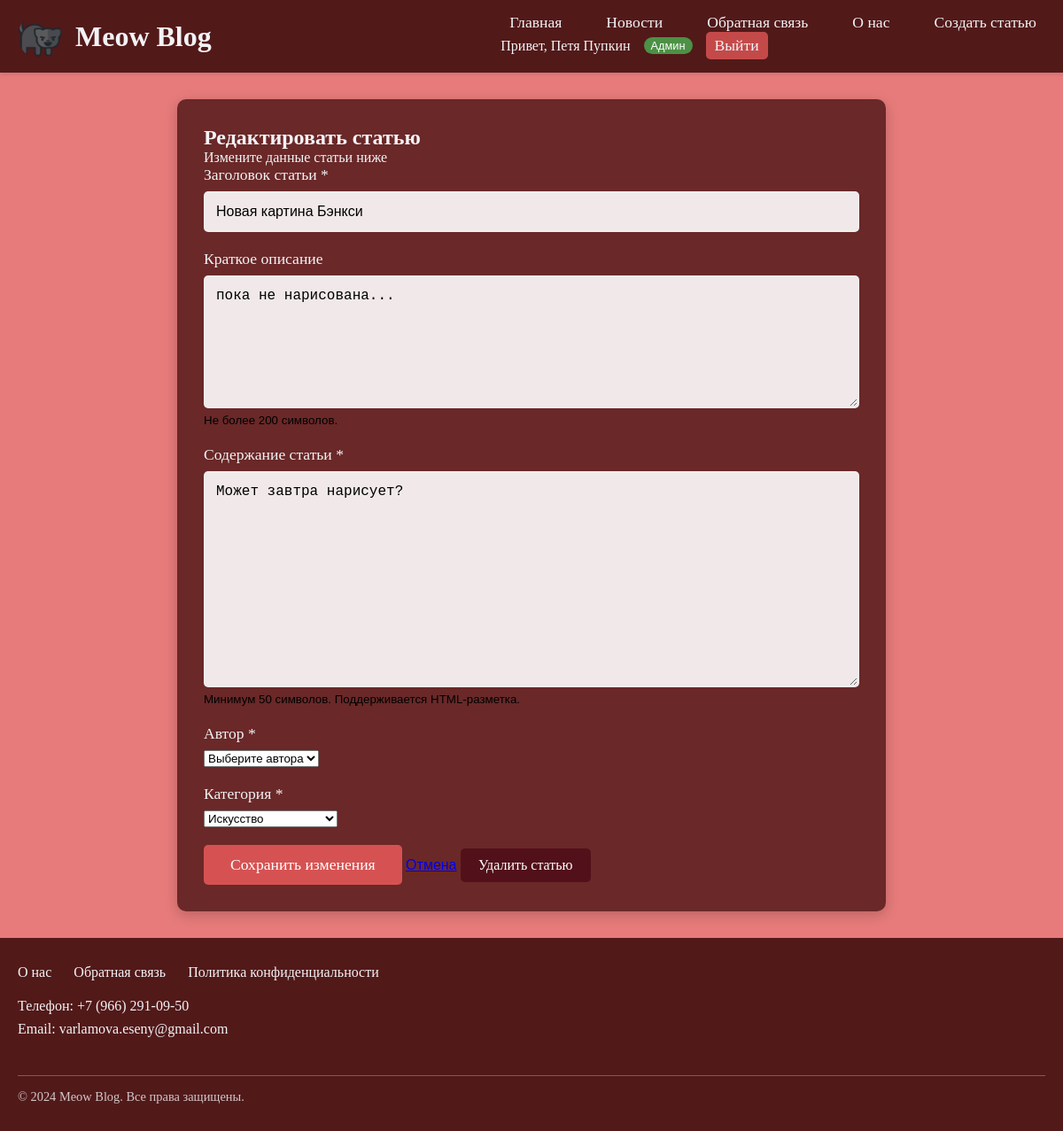
Page /edit-article/1 (signed in) on the committed database.
### main.py (models this page shows, shortened)
class User(db.Model):
    __tablename__ = 'users'
    id = db.Column(db.Integer, primary_key=True)
    name = db.Column(db.String(100), nullable=False)
    email = db.Column(db.String(100), unique=True, nullable=False)
    hashed_password = db.Column(db.String(200), nullable=False)
    created_date = db.Column(db.DateTime, default=get_local_datetime)
    is_admin = db.Column(db.Boolean, default=False)
    articles = db.relationship('Article', backref='author', lazy=True, cascade='all, delete-orphan')
    comments = db.relationship('Comment', backref='user', lazy=True)

class Article(db.Model):
    __tablename__ = 'articles'
    id = db.Column(db.Integer, primary_key=True)
    title = db.Column(db.String(200), nullable=False)
    text = db.Column(db.Text, nullable=False)
    created_date = db.Column(db.DateTime, default=get_local_datetime)
    category = db.Column(db.String(50), nullable=False, default='Разное')
    excerpt = db.Column(db.Text)
    user_id = db.Column(db.Integer, db.ForeignKey('users.id'), nullable=False)
    comments = db.relationship('Comment', backref='article', lazy=True, cascade='all, delete-orphan')

### main.py (the view, shortened to what this page needs)
@app.route('/edit-article/<int:id>', methods=['GET', 'POST'])
@login_required
def edit_article(id):
    article = Article.query.get(id)
    if not article:
        flash('Статья не найдена!', 'error')
        return redirect(url_for('news'))
    if article.user_id != session['user_id'] and not session.get('is_admin'):
        flash('Вы можете редактировать только свои статьи!', 'error')
        return redirect(url_for('news_article', id=id))
    return render_template('edit_article.html',
                           article=article_to_dict(article),
                           title=article.title,
                           content=article.text,
                           category=article.category,
                           excerpt=article.excerpt,
                           categories=CATEGORIES)

### main.py (called while the page is built)
def login_required(f):
    @wraps(f)
    def decorated_function(*args, **kwargs):
        if 'user_id' not in session:
            flash('Пожалуйста, войдите в систему для доступа к этой странице.', 'error')
            return redirect(url_for('login'))
        return f(*args, **kwargs)
    return decorated_function

def article_to_dict(article):
    return {
        'id': article.id,
        'title': article.title,
        'date': article.created_date.strftime('%d %B %Y'),
        'excerpt': article.excerpt or article.text[:100] + '...',
        'content': f'<p>{article.text}</p>',
        'author_id': article.user_id,
        'category': article.category,
        'author_name': article.author.name
    }

### templates/edit_article.html (shortened to what this page needs)
{% extends "base.html" %}
{% block content %}
<div class="edit-article-form">
    <h2>Редактировать статью</h2>
    <p>Измените данные статьи ниже</p>
    <form method="POST" action="{{ url_for('edit_article', id=article.id) }}" class="article-form">
        <div class="form-group">
            <label for="title">Заголовок статьи *</label>
            <input type="text" id="title" name="title" value="{{ title or '' }}"
                   placeholder="Введите заголовок статьи" required>
        </div>
        <div class="form-group">
            <label for="excerpt">Краткое описание</label>
            <textarea id="excerpt" name="excerpt"
                      placeholder="Краткое описание статьи"
                      rows="3">{{ excerpt or '' }}</textarea>
            <small>Не более 200 символов.</small>
        </div>
        <div class="form-group">
            <label for="content">Содержание статьи *</label>
            <textarea id="content" name="content"
                      placeholder="Напишите содержание вашей статьи..."
                      rows="12" required>{{ content or '' }}</textarea>
            <small>Минимум 50 символов. Поддерживается HTML-разметка.</small>
        </div>
        <div class="form-row">
            <div class="form-group">
                <label for="author_id">Автор *</label>
                <select id="author_id" name="author_id" required>
                    <option value="">Выберите автора</option>
                </select>
            </div>
            <div class="form-group">
                <label for="category">Категория *</label>
                <select id="category" name="category" required>
                    {% for cat in categories %}
                    <option value="{{ cat }}"
                            {% if category == cat %}selected{% endif %}>
                        {{ cat }}
                    </option>
                    {% endfor %}
                </select>
            </div>
        </div>
        <div class="form-actions">
            <button type="submit" class="submit-btn">Сохранить изменения</button>
            <a href="{{ url_for('news_article', id=article.id) }}" class="cancel-btn">Отмена</a>
            <a href="{{ url_for('delete_article', id=article.id) }}" class="delete-btn"
               onclick="return confirm('Вы уверены, что хотите удалить эту статью?')">Удалить статью</a>
        </div>
    </form>
</div>
{% endblock %}

### templates/base.html (shortened to what this page needs)
<!DOCTYPE html>
<html lang="ru">
<head>
    <link rel="stylesheet" href="{{ url_for('static', filename='style.css') }}">
</head>
<body>
    <header class="header">
        <div class="header-container">
            <div class="logo">
                <img src="{{ url_for('static', filename='cat.png') }}" alt="Meow Blog">
                <h1>Meow Blog</h1>
            </div>
            <nav class="main-nav">
                <ul>
                    <li><a href="{{ url_for('index') }}">Главная</a></li>
                    <li><a href="{{ url_for('news') }}">Новости</a></li>
                    <li><a href="{{ url_for('feedback') }}">Обратная связь</a></li>
                    <li><a href="{{ url_for('about') }}">О нас</a></li>
                    <li><a href="{{ url_for('create_article') }}" {% if request.endpoint == 'create_article' %}class="active"{% endif %}>Создать статью</a></li>
                </ul>
                <div class="user-info">
                    {% if session.user_id %}
                        <span class="user-name">Привет, {{ session.user_name }}</span>
                        {% if session.is_admin %}
                            <span class="admin-badge">Админ</span>
                        {% endif %}
                        <a href="{{ url_for('logout') }}" class="logout-btn">Выйти</a>
                    {% else %}
                        <a href="{{ url_for('login') }}" class="login-btn">Войти</a>
                        <a href="{{ url_for('register') }}" class="register-btn">Регистрация</a>
                    {% endif %}
                </div>
            </nav>
        </div>
    </header>
    <main class="main-content">
        <div class="container">
            {% block content %}
            {% endblock %}
        </div>
    </main>
    <footer class="site-footer">
        <div class="footer-container">
            <nav class="footer-nav">
                <ul>
                    <li><a href="{{ url_for('about') }}">О нас</a></li>
                    <li><a href="{{ url_for('feedback') }}">Обратная связь</a></li>
                    <li><a href="/privacy/">Политика конфиденциальности</a></li>
                </ul>
            </nav>
            <div class="footer-contacts">
                <ul>
                    <li><a href="tel:+79662910950">Телефон: +7 (966) 291-09-50</a></li>
                    <li><a href="mailto:varlamova.eseny@gmail.com">Email: varlamova.eseny@gmail.com</a></li>
                </ul>
            </div>
            <div class="footer-copyright">
                <p>&copy; 2024 Meow Blog. Все права защищены.</p>
            </div>
        </div>
    </footer>
</body>
</html>

### static/style.css (style rules this page uses)
* { margin: 0; padding: 0; box-sizing: border-box; }
body { background-color: rgba(225, 87, 87, 0.779); min-height: 100vh; display: flex; flex-direction: column; font-family: Arial, sans-serif; }
p, h1, h2, h3, h4, h5, h6 { font-family: clickclack; color: rgb(242, 243, 246); }
.header { background-color: rgba(75, 20, 20, 0.952); width: 100%; padding: 15px 0; box-shadow: 0 2px 5px rgba(0, 0, 0, 0.1); }
.header-container { display: flex; justify-content: space-between; align-items: center; max-width: 1200px; margin: 0 auto; padding: 0 20px; }
.logo { display: flex; align-items: center; gap: 15px; }
.logo img { width: 50px; height: auto; border-radius: 50%; }
.logo h1 { font-size: 2rem; color: rgb(242, 243, 246); margin: 0; }
.main-nav ul { display: flex; list-style: none; gap: 30px; }
.main-nav a { text-decoration: none; color: rgb(242, 243, 246); font-family: clickclack; font-size: 1.1rem; transition: color 0.3s ease; padding: 5px 10px; border-radius: 5px; }
.main-content { flex: 1; padding: 30px 0; }
.container { max-width: 1200px; margin: 0 auto; padding: 0 20px; }
.form-group { margin-bottom: 20px; }
.form-group label { display: block; margin-bottom: 8px; font-family: clickclack; color: rgb(242, 243, 246); font-size: 1.1rem; }
.form-group input, .form-group textarea { width: 100%; padding: 12px; border: 2px solid rgba(242, 243, 246, 0.3); border-radius: 5px; background-color: rgba(255, 255, 255, 0.9); font-size: 1rem; transition: border-color 0.3s ease; }
.form-group textarea { min-height: 150px; resize: vertical; }
.submit-btn { background-color: rgba(225, 87, 87, 0.9); color: white; border: none; padding: 12px 30px; font-family: clickclack; font-size: 1.1rem; border-radius: 5px; cursor: pointer; transition: background-color 0.3s ease; }
.site-footer { background-color: rgba(75, 20, 20, 0.952); width: 100%; margin-top: auto; }
.footer-container { display: flex; flex-direction: column; gap: 20px; max-width: 1200px; margin: 0 auto; padding: 30px 20px; }
.footer-nav ul { display: flex; list-style: none; gap: 25px; flex-wrap: wrap; }
.footer-nav a { text-decoration: none; color: rgb(242, 243, 246); font-family: clickclack; transition: color 0.3s ease; }
.footer-contacts ul { list-style: none; }
.footer-contacts li { margin-bottom: 8px; }
.footer-contacts a { text-decoration: none; color: rgb(242, 243, 246); font-family: clickclack; transition: color 0.3s ease; }
.footer-copyright { border-top: 1px solid rgba(242, 243, 246, 0.3); padding-top: 15px; margin-top: 15px; }
.footer-copyright p { font-size: 0.9rem; opacity: 0.8; }
.delete-btn { display: inline-flex; align-items: center; gap: 8px; background-color: rgba(77, 11, 23, 0.8); color: white; padding: 10px 20px; text-decoration: none; border-radius: 5px; font-family: clickclack; transition: background-color 0.3s ease; }
.edit-article-form { max-width: 800px; margin: 0 auto; background-color: rgba(75, 20, 20, 0.8); padding: 30px; border-radius: 10px; box-shadow: 0 4px 15px rgba(0, 0, 0, 0.2); backdrop-filter: blur(10px); }
.user-info { display: flex; align-items: center; gap: 15px; margin-left: auto; }
.user-name { color: rgb(242, 243, 246); font-family: clickclack; }
.admin-badge { background-color: rgba(76, 175, 80, 0.8); color: white; padding: 2px 8px; border-radius: 10px; font-size: 0.8rem; font-family: Arial, sans-serif; }
.logout-btn, .login-btn, .register-btn { padding: 6px 12px; border-radius: 5px; text-decoration: none; font-family: clickclack; transition: all 0.3s ease; font-size: 0.85rem; border: none; cursor: pointer; }
.logout-btn { background-color: rgba(225, 87, 87, 0.8); color: white; }

### rows in the picture
User: user_name "Петя Пупкин"
Article: title "Новая картина Бэнкси", excerpt "пока не нарисована...", content "Может завтра нарисует?", category "Искусство"
